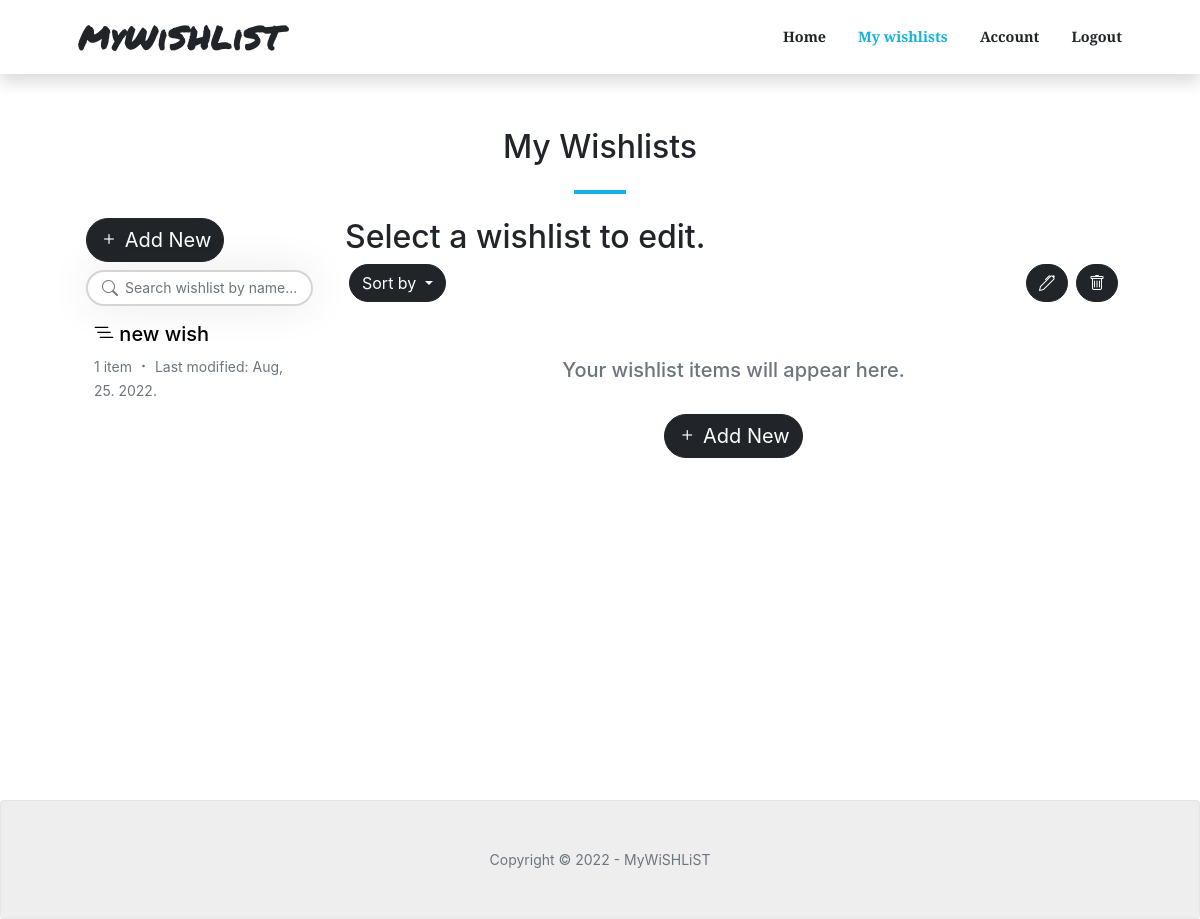
Page /wishlists/ (signed in) on the earlier database version.
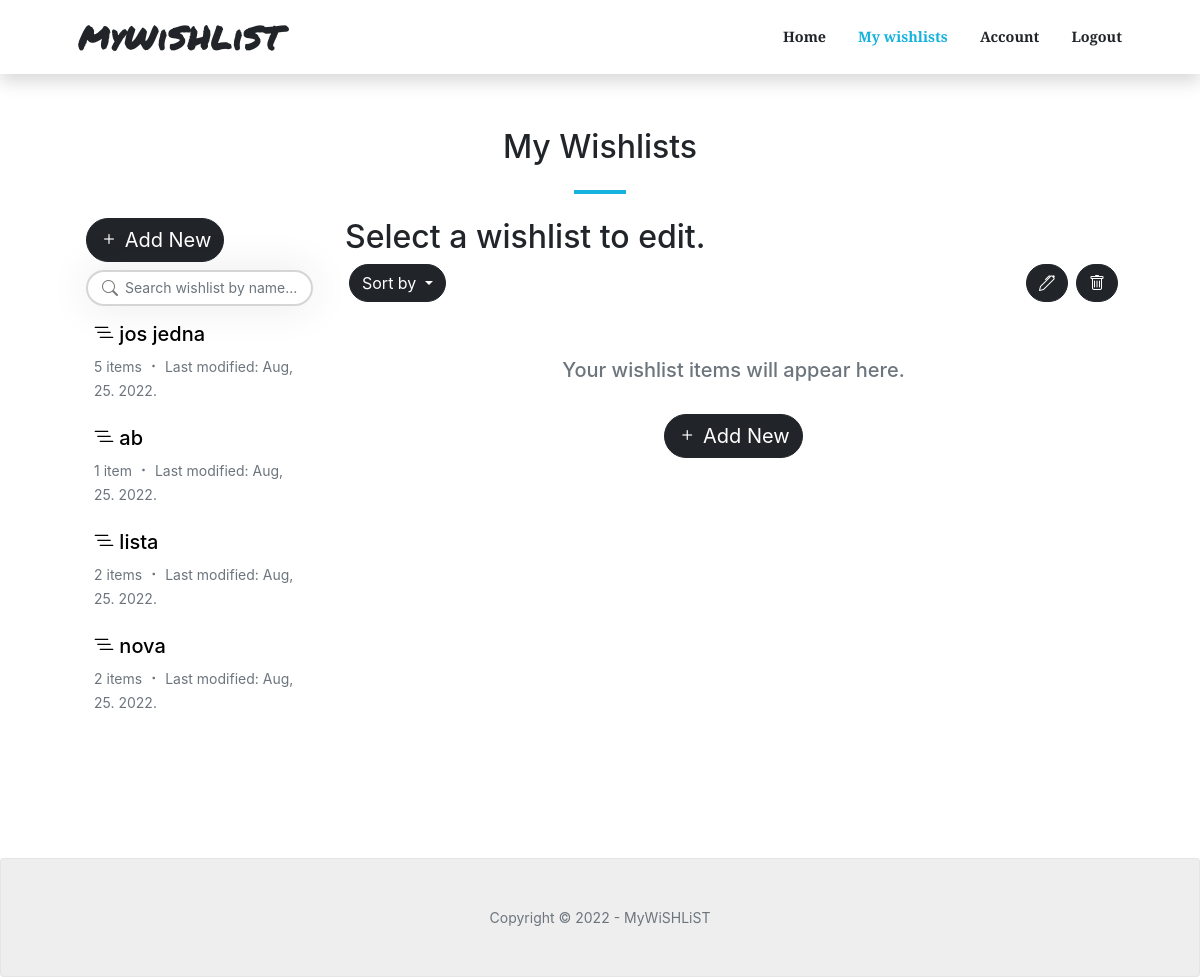
Same page on the later database version.
### wishlists/models.py (models this page shows, shortened)
class Wishlist(models.Model):
    class PriorityChoices(models.IntegerChoices):
        low = 1, _('Low')
        medium = 3, _('Medium')
        high = 5, _('High')
    id = models.UUIDField(default=uuid.uuid4, unique=True, primary_key=True, editable=False)
    owner = models.ForeignKey(Account, null=True, blank=True, on_delete=models.SET_NULL)
    title = models.CharField(max_length=200)
    priority = models.IntegerField(choices=PriorityChoices.choices, default=PriorityChoices.low)
    created = models.DateTimeField(auto_now_add=True)
    modified = models.DateTimeField(auto_now=True)
    class Meta:
        ordering = ['-modified']
    @property
    def total_products(self):
        try:
            products = self.product_set.all()
            return products.count()
        except AttributeError:
            return 0

### wishlists/views.py (the view)
# urls.py: path('wishlists/', views.get_all_wishlists, name="wishlists"),
@login_required(login_url="login")
def get_all_wishlists(request):
    account = request.user.account
    wishlists = account.wishlist_set.all()
    text_message = ''
    search_query = ''
    if not wishlists:
        text_message = "You don't have any wishlists."
    if request.GET.get('search_query'):
        search_query = request.GET.get('search_query')
        wishlists = account.wishlist_set.filter(title__icontains=search_query)
        if not wishlists:
            text_message = "No wishlists found."
    custom_range, wishlists = paginateWishlists(request, wishlists, 10)
    context = {
        'wishlists': wishlists,
        'search_query': search_query,
        'text_message': text_message,
        'custom_range': custom_range,
        }
    return render(request, 'wishlists/wishlists.html', context)

### wishlists/utils.py (called while the page is built)
def paginateWishlists(request, wishlists, results):
    page = request.GET.get('page')
    paginator = Paginator(wishlists, results)
    try:
        wishlists = paginator.page(page)
    except PageNotAnInteger:
        page = 1
        wishlists = paginator.page(page)
    except EmptyPage:
        page = paginator.num_pages
        wishlists = paginator.page(page)
    leftIndex = (int(page) - 2)
    if leftIndex < 1:
        leftIndex = 1
    rightIndex = (int(page) + 3)
    if rightIndex > paginator.num_pages:
        rightIndex = paginator.num_pages + 1
    custom_range = range(leftIndex, rightIndex)
    return custom_range, wishlists

### wishlists/templates/wishlists/wishlists.html (shortened to what this page needs)
{% extends 'main.html' %}
{% block content %}
<section class="page-section" id="single-wishlist">
    <div class="container-custom px-4 px-lg-5">
        <h2 class="text-center">My Wishlists</h2>
        <hr class="divider" />
        <div class="row">
            <div class="col-lg-3">
                <div class="px-2 mb-2">
                    <a href="{% url 'create-wishlist' %}"><button class="btn btn-dark fs-5"><i class="bi bi-plus"></i> Add New</button></a>
                </div>
                <form id="searchForm" action="{% url 'wishlists' %}" method="GET">
                    <div class="row d-flex align-items-center px-2 mb-2">
                        <div class="col-md-12">
                            <div class="search">
                                <button type="submit" class="btn bi bi-search"></button>
                                <input type="text" class="form-control fs-7" name="search_query" value="{{search_query}}" placeholder="Search wishlist by name...">
                            </div>
                        </div>
                    </div>
                </form>
                <div class="px-2">
                    {% if wishlists %}
                    {% for wishlist in wishlists %}
                    <a href="{% url 'wishlist' wishlist.id %}">
                        <div class="p-2 mb-2 card-custom">
                            <h5 class="text-truncate text-black"><i class="bi-list-nested"></i> {{wishlist.title}}</h5>
                            <p class="text-muted mb-0 fs-7 d-inline">{{wishlist.total_products}} item{{wishlist.total_products|pluralize:"s"}}</p>
                            <p class="text-muted mb-0 fs-7 d-inline"><i class="bi bi-dot"></i></p>
                            <p class="text-muted mb-0 fs-7 d-inline">Last modified: {{wishlist.modified|date:"M, d. Y." }}</p>
                        </div>
                    </a>
                    {% endfor %}
                    {% else %}
                    <h6 class="text-muted pt-2 ps-1">{{text_message}}</h6>
                    {% endif %}
                </div>
            </div>
            <div class="col-lg-9">
                <div class="row">
                    <div class="col-9">
                        <h2>Select a wishlist to edit.</h2>
                    </div>
                    <div class="pb-5">
                    <div class="dropdown d-inline float-start mx-1">
                        <button class="btn btn-dark dropdown-toggle" type="button" id="dropdownMenuButton1" data-bs-toggle="dropdown" aria-expanded="false">
                          Sort by
                        </button>
                      </div>
                        <button class="btn btn-dark d-inline float-end mx-1"><i class="bi bi-trash"></i></button>
                        <button class="btn btn-dark d-inline float-end mx-1"><i class="bi bi-pen"></i></button>
                    </div>
                    <div class="p-2 d-flex justify-content-center">
                        <h5 class="text-muted">Your wishlist items will appear here.</h5>
                    </div>
                    <div class="d-flex justify-content-center py-3">
                        <a href="{% url 'create-wishlist' %}"><button class="btn btn-dark fs-5"><i class="bi bi-plus"></i> Add New</button></a>
                    </div>
                </div>
            </div>
        </div>
    </div>
</section>
{% endblock %}

Differences in the rows shown:
removed Wishlist: title "new wish", total_products "1", modified "Aug, 25. 2022."
added Wishlist: title "jos jedna", total_products "5", modified "Aug, 25. 2022."
added Wishlist: title "ab", total_products "1", modified "Aug, 25. 2022."
added Wishlist: title "lista", total_products "2", modified "Aug, 25. 2022."
added Wishlist: title "nova", total_products "2", modified "Aug, 25. 2022."
